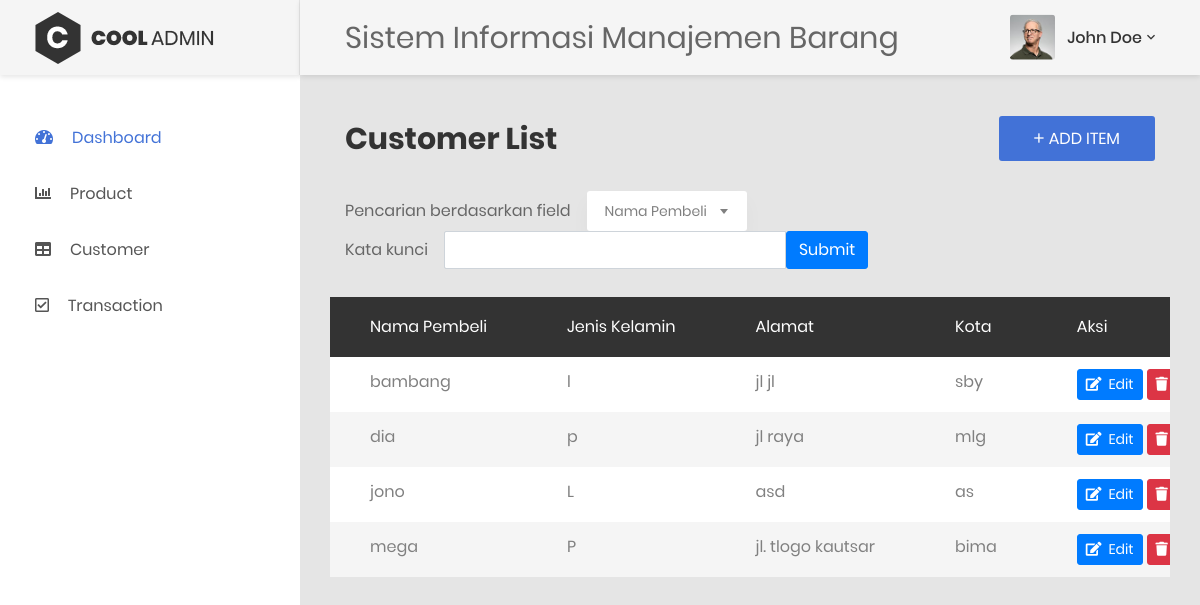
/?page=customer, run on the app's committed database.
### tables this page shows
CREATE TABLE `pembeli` (
  `kd_pembeli` int(11) NOT NULL,
  `nm_pembeli` varchar(30) NOT NULL,
  `jk` varchar(2) NOT NULL,
  `alamat` text NOT NULL,
  `kota` varchar(20) NOT NULL
);

### model/m_customer.php (called while the page is built, shortened)
<?php
class Customer {
    private $mysqli;
    function __construct($conn){
        $this->mysqli = $conn;
    }
    public function tampil($id = null){
        $db = $this->mysqli->conn;
        $sql = "SELECT * FROM pembeli";
        $query = $db->query($sql) or die ($db->error);
        return $query;
    }
}
?>

### view/customer.php (the view, shortened to what this page needs)
<?php
include "model/m_customer.php";
$ctm = new Customer($connection);
if (@$_GET['act'] == '') {
?>
    <div class="main-content">
        <div class="section__content section__content--p30">
            <div class="container-fluid">
                <div class="row">
                    <div class="col-md-12">
                        <div class="overview-wrap">
                            <h2 class="title-7">Customer List</h2>
                            <button class="au-btn au-btn-icon au-btn--blue" data-toggle="modal" data-target="#tambahCustomer">
                                <i class="zmdi zmdi-plus"></i>add item
                            </button>
                        </div>
                    </div>
                </div>
                <div class="row m-t-30">
                    <div class="col-md-12">
                        <div class="table-data__tool">
                            <div class="table-data__tool-left">
                                <div class="rs-select2--light">
                                    <p>Pencarian berdasarkan field</p>
                                </div>
                                <div class="rs-select2--light rs-select2--md">
                                </div>
                                <div class="table-data__tool-left">
                                    <div class="rs-select2--light">
                                        <p>Kata kunci</p>
                                    </div>
                                    <div class="rs-select2--light">
                                        <div class="input-group">
                                            <input type="email" id="input2-group2" name="input2-group2" class="form-control">
                                            <div class="input-group-btn">
                                                <button class="btn btn-primary">Submit</button>
                                            </div>
                                        </div>
                                    </div>
                                </div>
                            </div>
                        </div>
                    </div>
                    <div class="table-responsive m-b-40">
                    <table class="table table-borderless table-striped table-earning">
                            <thead>
                                <tr>
                                    <th>Nama Pembeli</th>
                                    <th>Jenis Kelamin</th>
                                    <th>Alamat</th>
                                    <th>Kota</th>
                                    <th>Aksi</th>
                                </tr>
                            </thead>
                            <tbody>
                                <?php
                                $tampil = $ctm->tampil();
                                while ($data = $tampil->fetch_object()) {
                                ?>
                                    <tr>
                                        <td><?php echo $data->nm_pembeli; ?></td>
                                        <td><?php echo $data->jk; ?></td>
                                        <td><?php echo $data->alamat; ?></td>
                                        <td><?php echo $data->kota; ?></td>
                                        <td>
                                            <button type="button" class="btn btn-primary btn-sm" id="edit_ctm" data-toggle="modal" data-target="#editCustomer" data-kd="<?php echo $data->kd_pembeli; ?>" data-nama="<?php echo $data->nm_pembeli; ?>" data-jk="<?php echo $data->jk; ?>" data-alamat="<?php echo $data->alamat; ?>" data-kota="<?php echo $data->kota; ?>">
                                                <i class="fa fa-edit"></i>&nbsp; Edit</button>
                                            <a href="?page=customer&act=del&id=<?php echo $data->kd_pembeli; ?>">
                                                <button type="button" class="btn btn-danger btn-sm" onclick="return confirm('Yakin akan menghapus data ini?')">
                                                    <i class="fa fa-trash"></i>&nbsp; Hapus</button>
                                            </a>
                                        </td>
                                    </tr>
                                <?php
                                } ?>
                            </tbody>
                        </table>
                    </div>
                </div>
            </div>
        </div>
    </div>
    </div>
<?php
} else if (@$_GET['act'] == 'del') {
    $ctm->hapus($_GET['id']);
    header("location: ?page=customer");
}
?>

### data on the page
pembeli: nm_pembeli "bambang", jk "l", alamat "jl jl", kota "sby"
pembeli: nm_pembeli "dia", jk "p", alamat "jl raya", kota "mlg"
pembeli: nm_pembeli "jono", jk "L", alamat "asd", kota "as"
pembeli: nm_pembeli "mega", jk "P", alamat "jl. tlogo kautsar", kota "bima"
